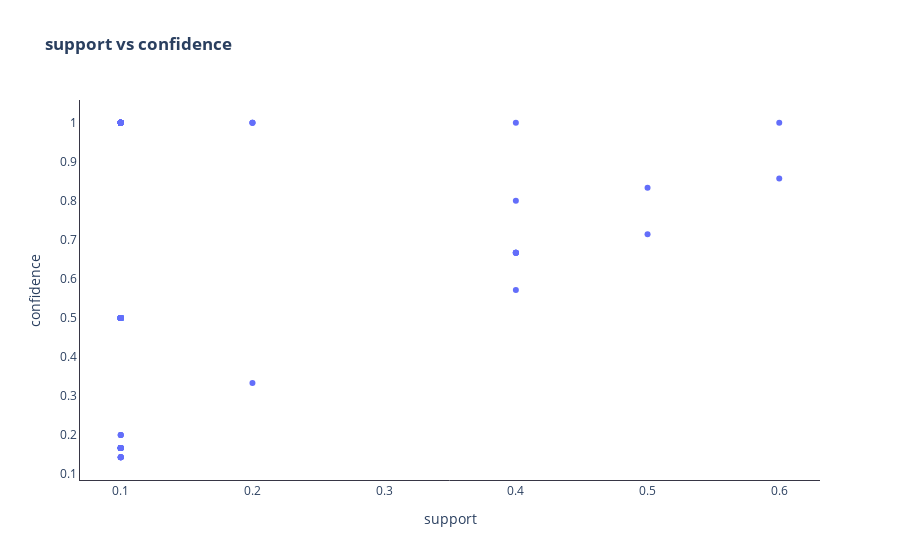

This figure's notebook cell:
### Code cell
# Visualizing the obtained rules
scatter_plot(rules_df,'support','confidence')

### Figure 1 — Plotly figure (JSON) as saved in the notebook; plotly's stock layout.template omitted (floating-point values rounded to 4 significant figures; data arrays with more than 128 entries replaced by an {"elided": "..."} marker saying what was removed)
{"data": [{"mode": "markers", "type": "scatter", "x": {"elided": "238 float values"}, "y": {"elided": "238 float values"}}], "layout": {"autosize": false, "plot_bgcolor": "white", "title": {"text": "<b>support vs confidence</b>"}, "xaxis": {"linecolor": "#373645", "title": {"text": "support"}}, "yaxis": {"linecolor": "#373645", "title": {"text": "confidence"}}}}
